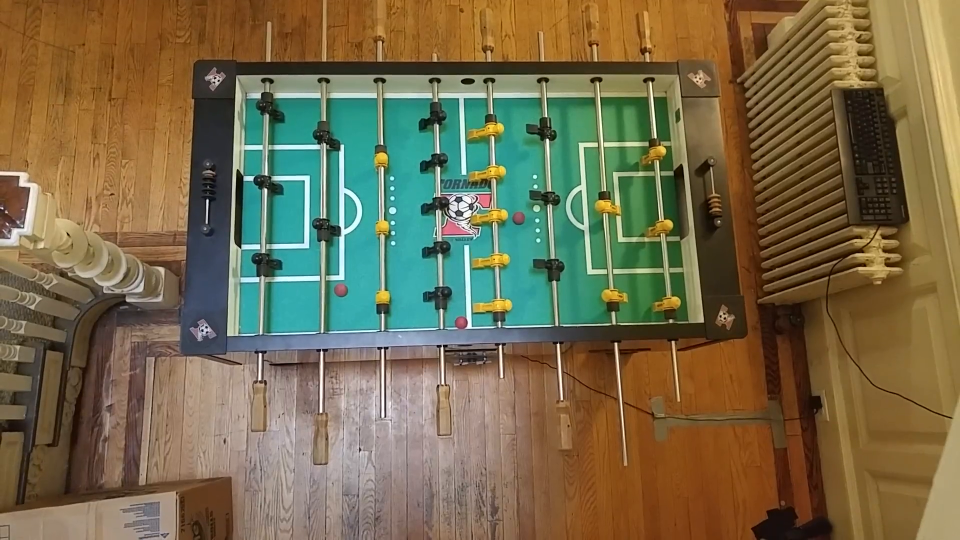
#> input picture frame 9 of f1.mp4, 1920 x 1080 px, given in place of f.mp4, which was not available (shown at 1/2 size)
$ python find_ball.py   (Python 2 division)   (older library calls are emulated)
#> lines starting #> are read from the running program, lines starting #| are printed output that depends on the picture; after the words box and inside, x2 and y2 are one past the last pixel; in counts of white or black regions, pixels touching at a corner belong together; pictures that were not available may be replaced by others from this repository, and a replacement may not be noted
import cv2
import numpy as np

cap = cv2.VideoCapture("f.mp4")

if not cap.isOpened():
    raise ImportError('Cannot import file')

# table = cv2.imread('table.jpg')

key = None
while key != ord('q'):
    ret, table = cap.read()
#> table is the input picture: shape (1080, 1920, 3); mean B, G, R 75.8, 106.8, 117.5

    scale = 0.5
    table = cv2.resize(table,None,fx=scale, fy=scale, interpolation = cv2.INTER_CUBIC)
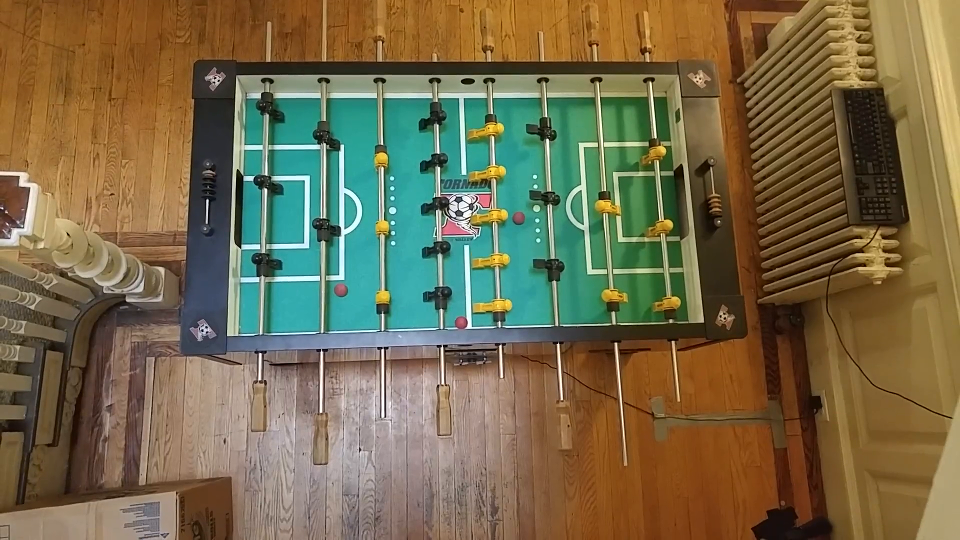
#> table: shape (540, 960, 3); mean B, G, R 75.8, 106.8, 117.5
    cv2.imshow('a', table)

    def draw_circle(event,x,y,flags,param):
        if event == cv2.EVENT_LBUTTONDBLCLK:
            print x, y
            print table[y, x]

    cv2.setMouseCallback('a',draw_circle)

    lower, upper = ([30, 30, 100], [90, 90, 180])

    image = table

    # create NumPy arrays from the boundaries
    lower = np.array(lower, dtype = "uint8")
    upper = np.array(upper, dtype = "uint8")

    # find the colors within the specified boundaries and apply
    # the mask
    mask = cv2.inRange(image, lower, upper)
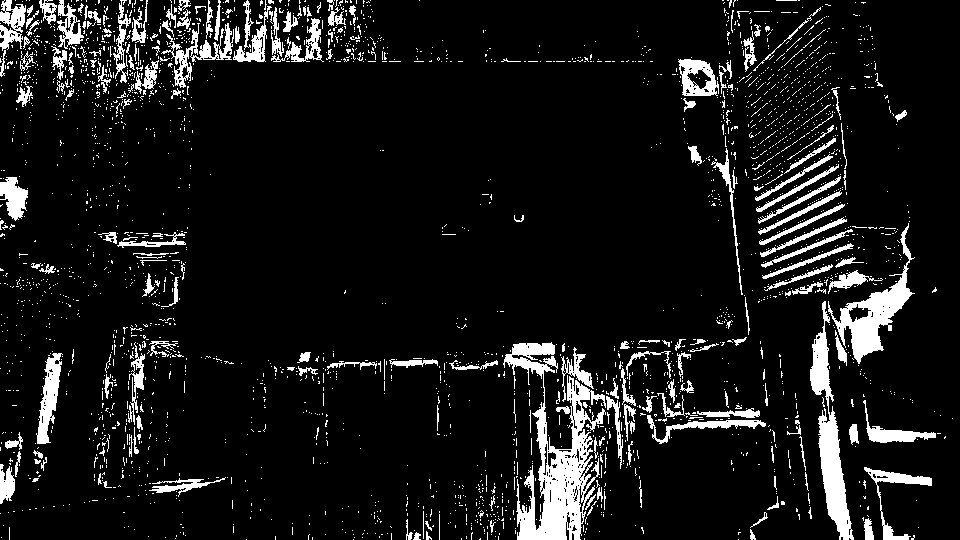
#> mask: shape (540, 960); 9.3% white; 2790 white regions (2578 under 20 px), largest, box (x1, y1, x2, y2) and area: (503, 342, 606, 540) 7219, (810, 301, 854, 540) 3443, (828, 223, 915, 364) 2918
    img = mask
    cv2.imshow('b', img)

    kernel = np.ones((3, 3), np.uint8)
    img = cv2.dilate(img, kernel, 10)
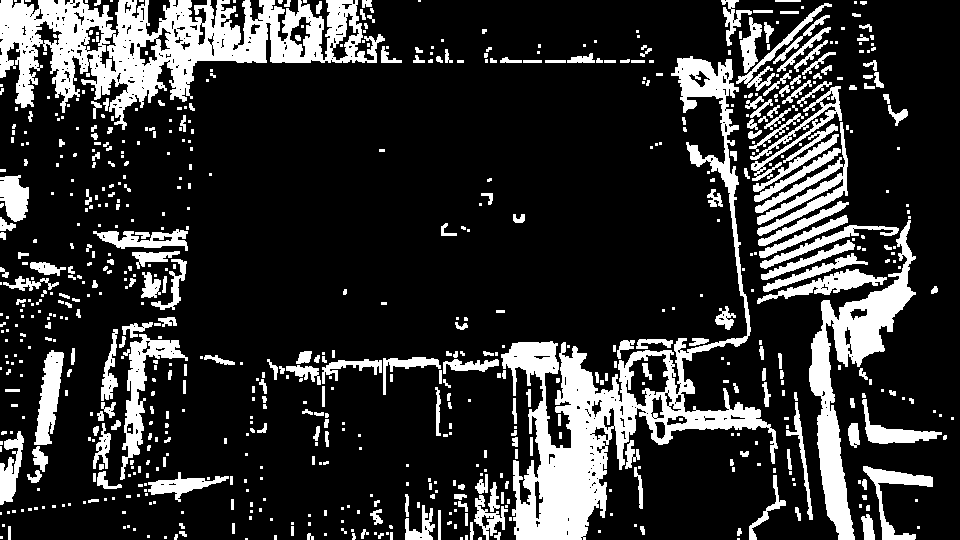
#> img: shape (540, 960); 19.5% white; 718 white regions (431 under 20 px), largest, box (x1, y1, x2, y2) and area: (501, 56, 778, 540) 22627, (0, 0, 385, 130) 21025, (809, 220, 916, 540) 8430
    kernel = np.ones((5, 5), np.uint8)
    img = cv2.erode(img, kernel, 6)
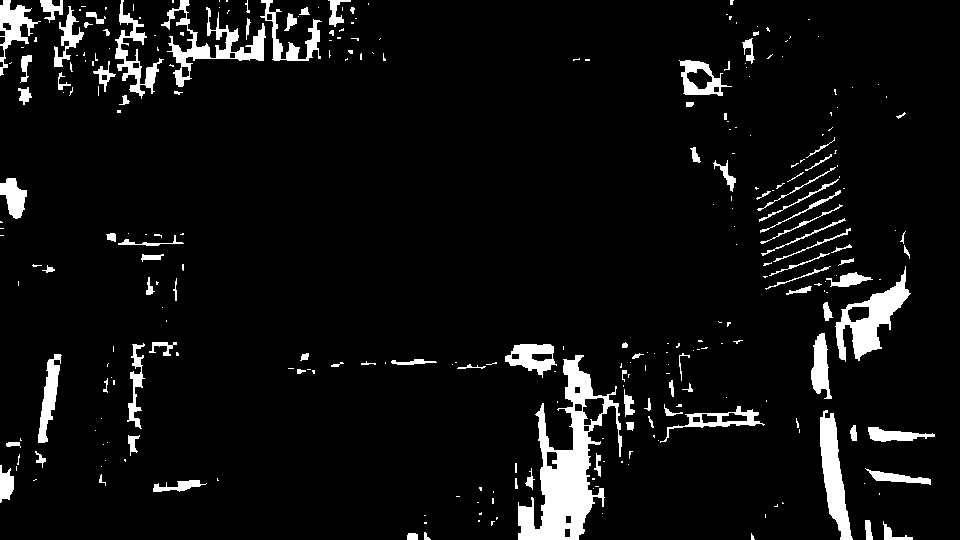
#> img: shape (540, 960); 6.3% white; 292 white regions (191 under 20 px), largest, box (x1, y1, x2, y2) and area: (518, 355, 622, 540) 7073, (835, 266, 911, 362) 2485, (161, 0, 266, 87) 2157

    cv2.imshow('b1', img)

    circles = cv2.HoughCircles(img,cv2.HOUGH_GRADIENT,1,20,
                                param1=30,param2=10,minRadius=0,maxRadius=15)
#> circles = 22 rows, first 8: [857.5, 312.5, 10.5], [698.5, 73.5, 12.1], [594.5, 408.5, 10.9], [185.5, 37.5, 10.9], [23.5, 26.5, 9.6], [170.5, 61.5, 9.6], [523.5, 479.5, 9.4], [148.5, 81.5, 5.5]

    print circles
#> (printed output is left out)
    if circles is not None:

        height, width = img.shape
#> height = 540; width = 960
        ball = table.copy()#np.zeros((height,width,3), np.uint8)

        # circles = np.uint16(np.around(circles))
        for i in circles[0,:]:
            # draw the outer circle
            cv2.circle(ball,(i[0],i[1]),i[2],(0,255,0),2)
            # draw the center of the circle
            cv2.circle(ball,(i[0],i[1]),2,(0,0,255),3)
#> this loop made 22 passes
#> i on passes 1 to 12: [857.5, 312.5, 10.5], [698.5, 73.5, 12.1], [594.5, 408.5, 10.9], [185.5, 37.5, 10.9], [23.5, 26.5, 9.6], [170.5, 61.5, 9.6], [523.5, 479.5, 9.4], [148.5, 81.5, 5.5], [119.5, 66.5, 3.3], [747.5, 50.5, 3.3], [90.5, 20.5, 4.4], [724.5, 418.5, 3.3]
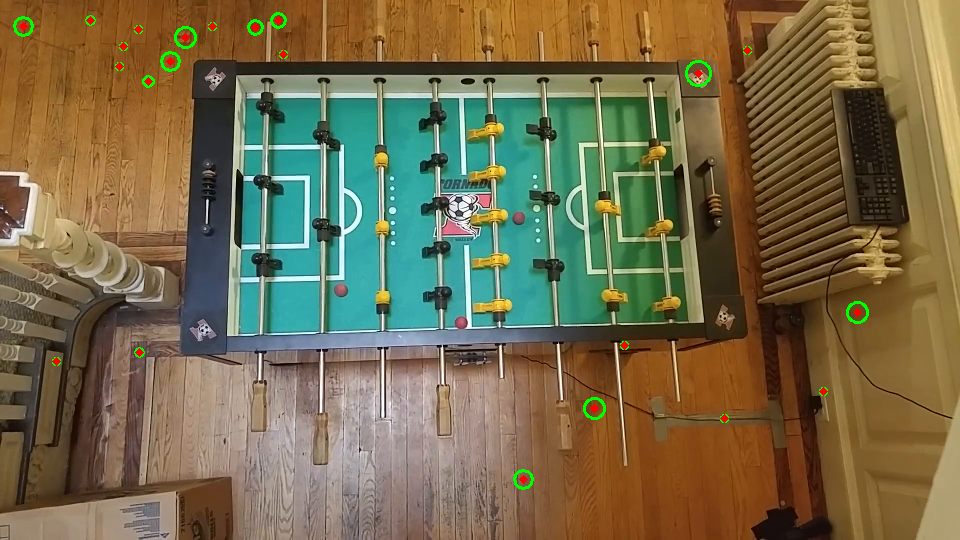
#> ball: shape (540, 960, 3); 0.56% of pixels changed, all inside (x1, y1, x2, y2) = (13, 12, 869, 490)


    # [13 lines of commented-out code are left out]

    cv2.imshow('c', ball)

    k = cv2.waitKey(10)
#> (key q is pressed here)

$ run again, starting later in the video
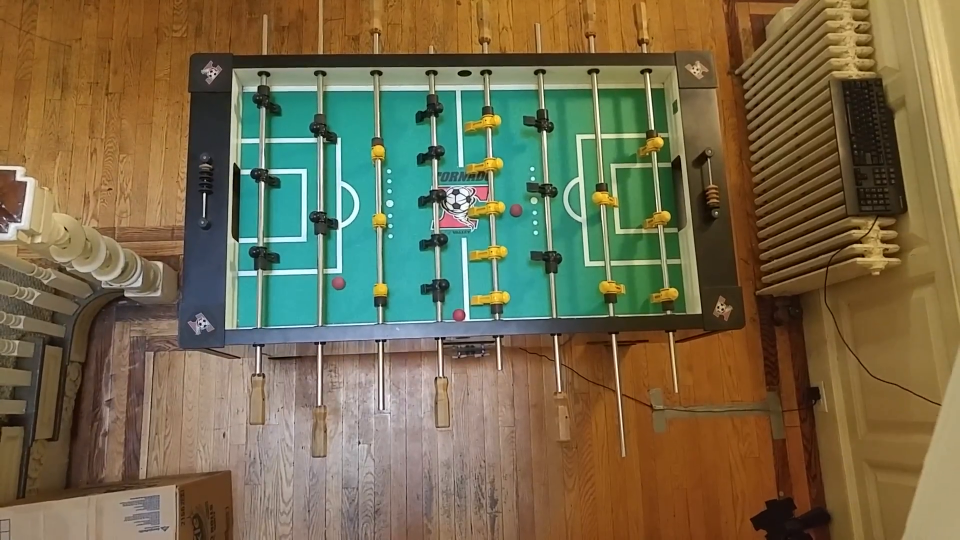
#> input picture frame 43 of f1.mp4, 1920 x 1080 px, given in place of f.mp4, which was not available (shown at 1/2 size)
#> table is the input picture: shape (1080, 1920, 3); mean B, G, R 76.8, 107, 116.9
#> table: shape (540, 960, 3)
#> `mask = cv2.inRange(image, lower, upper)`:
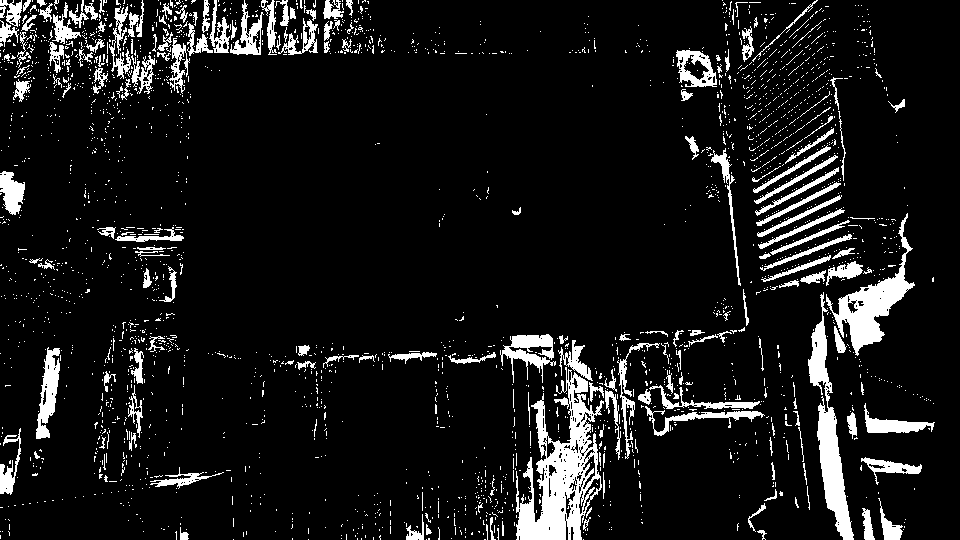
#> mask: shape (540, 960); 9.4% white; 2572 white regions (2384 under 20 px), largest, box (x1, y1, x2, y2) and area: (516, 367, 604, 540) 6744, (808, 292, 854, 540) 3507, (826, 213, 915, 356) 3105
#> circles = 24 rows, first 8: [216.5, 27.5, 9.6], [102.5, 53.5, 9.6], [620.5, 403.5, 6.9], [697.5, 65.5, 12.1], [186.5, 30.5, 6.9], [546.5, 357.5, 6.9], [182.5, 65.5, 4.6], [28.5, 32.5, 4.6]
#> (printed output is left out)
#> the loop `for i in circles[0,:]:` made 24 passes
#> after the loop `for i in circles[0,:]:`:
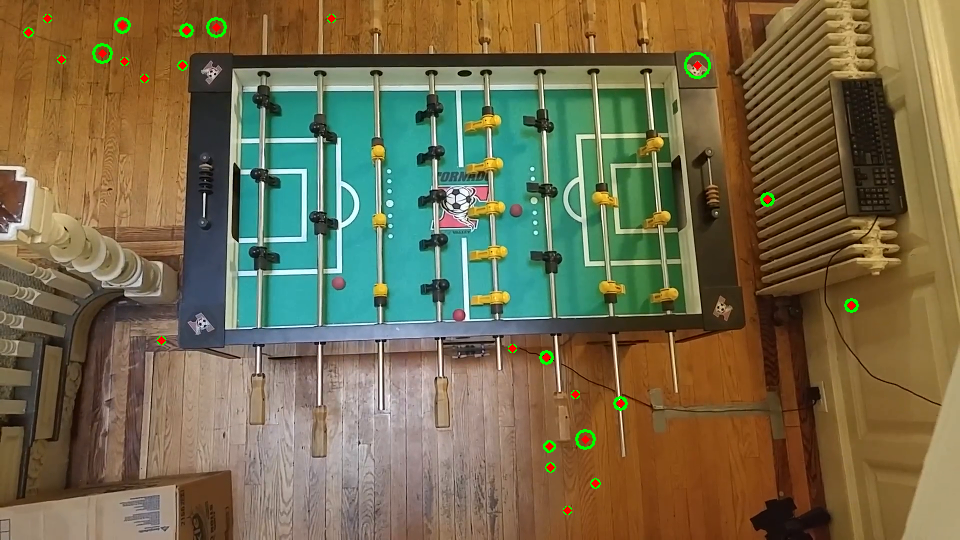
#> ball: shape (540, 960, 3); mean B, G, R 76.5, 107.5, 116.7

$ run again, starting later in the video
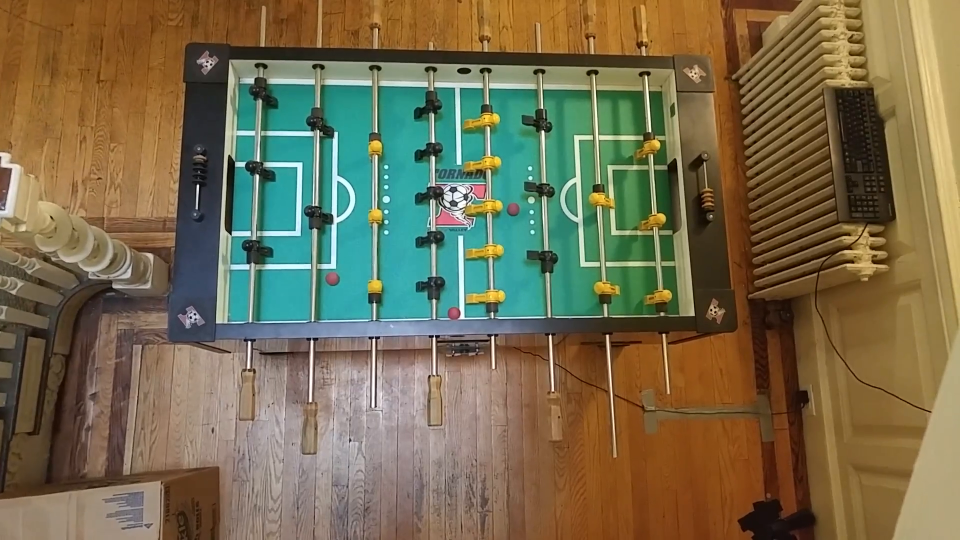
#> input picture frame 77 of f1.mp4, 1920 x 1080 px, given in place of f.mp4, which was not available (shown at 1/2 size)
#> table is the input picture: shape (1080, 1920, 3); mean B, G, R 78.9, 108.3, 117.8
#> table: shape (540, 960, 3)
#> `mask = cv2.inRange(image, lower, upper)`:
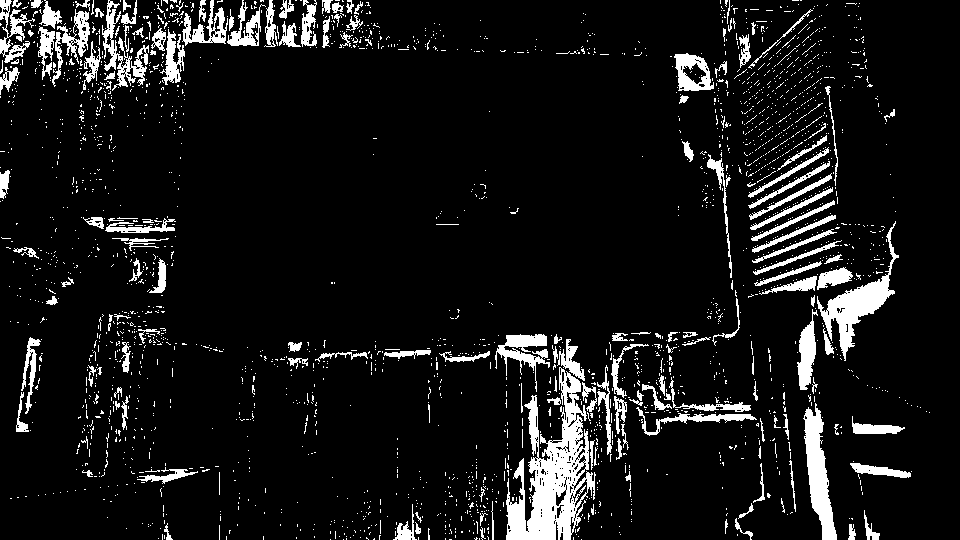
#> mask: shape (540, 960); 8.9% white; 2457 white regions (2286 under 20 px), largest, box (x1, y1, x2, y2) and area: (506, 367, 596, 540) 6911, (817, 221, 899, 361) 2462, (803, 403, 837, 540) 2182
#> circles = 28 rows, first 8: [691.5, 77.5, 14.4], [585.5, 400.5, 13.2], [13.5, 46.5, 9.6], [217.5, 31.5, 9.6], [559.5, 342.5, 8.7], [274.5, 34.5, 8.2], [42.5, 4.5, 4.2], [582.5, 458.5, 3.3]
#> (printed output is left out)
#> the loop `for i in circles[0,:]:` made 28 passes
#> after the loop `for i in circles[0,:]:`:
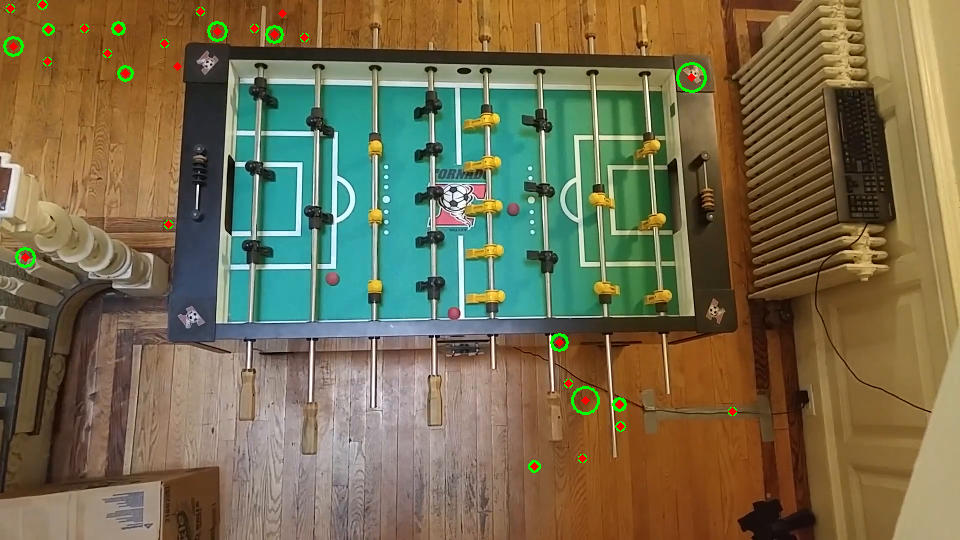
#> ball: shape (540, 960, 3); mean B, G, R 78.7, 108.9, 117.5
